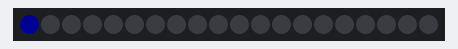
Bench run of a sketch on a simulated ESP8266 (NodeMCU). On the bench: 20 RGB LEDs in strip order, left to right. Dim RGB values are drawn brighter than linear.

Above: at 0.05 s.
At 0.65 s:
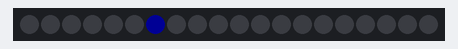
At 1.25 s:
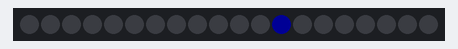
At 1.85 s:
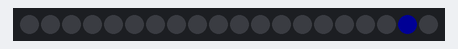
At 2.45 s:
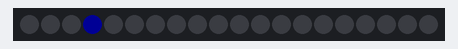

Measured:
- by itself, everything shown: repeats every 2.1 s, in 21 steps

The sketch:

led_march.ino
```cpp
/*
  LED March — one LED at a time walks down a WS28xx strip
  --------------------------------------------------------
  Library: FastLED
  Board:   any (Uno/Nano/ESP8266/ESP32/etc.) — set LED_PIN for your wiring

  Behavior (repeats forever):
    1. Light START_LED
    2. Every STEP_MS, turn the current LED off and light the next one
    3. After the last LED (NUM_LEDS - 1), go dark for RESTART_PAUSE_MS,
       then start again at START_LED

  Non-blocking millis()-based, so it can live alongside other code in loop().
*/

#include <FastLED.h>

// ------------------------------ USER TUNABLES ------------------------------

#define LED_PIN           D5          // data pin driving the strip
#define LED_TYPE          WS2812B     // e.g. WS2811, WS2812, WS2812B, SK6812...
#define COLOR_ORDER       GRB         // swap if colors look wrong (e.g. RGB)
#define BRIGHTNESS        20          // global brightness, 0-255

#define NUM_LEDS          20          // total LEDs on the string
#define START_LED         0           // first LED of the march (0-based)

#define STEP_MS           100         // ms each LED stays lit before moving on
#define RESTART_PAUSE_MS  100         // dark pause after the last LED, before repeating

#define MARCH_COLOR       CRGB::Blue  // color of the marching LED

// -----------------------------------------------------------------------------

CRGB leds[NUM_LEDS];

int currentLed = START_LED;
bool pausing = false;
unsigned long lastStepTime = 0;

void setup() {
  FastLED.addLeds<LED_TYPE, LED_PIN, COLOR_ORDER>(leds, NUM_LEDS);
  FastLED.setBrightness(BRIGHTNESS);
  FastLED.clear(true);

  leds[currentLed] = MARCH_COLOR;
  FastLED.show();
  lastStepTime = millis();
}

void loop() {
  unsigned long now = millis();

  if (pausing) {
    if (now - lastStepTime >= RESTART_PAUSE_MS) {
      pausing = false;
      currentLed = START_LED;
      leds[currentLed] = MARCH_COLOR;
      FastLED.show();
      lastStepTime = now;
    }
    return;
  }

  if (now - lastStepTime < STEP_MS) return;
  lastStepTime = now;

  leds[currentLed] = CRGB::Black;   // turn off the current LED
  currentLed++;

  if (currentLed >= NUM_LEDS) {     // ran off the end: go dark and pause
    pausing = true;
  } else {
    leds[currentLed] = MARCH_COLOR; // light the next one
  }

  FastLED.show();
}
```
